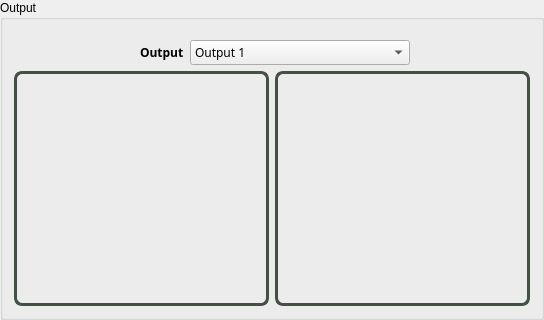
         <widget class="QGroupBox" name="groupBox_output">
          <property name="maximumSize">
           <size>
            <width>16777215</width>
            <height>390</height>
           </size>
          </property>
          <property name="title">
           <string>Output</string>
          </property>
          <layout class="QGridLayout" name="gridLayout_14">
           <property name="topMargin">
            <number>20</number>
           </property>
           <item row="0" column="0">
            <layout class="QGridLayout" name="gridLayout_5" rowstretch="0,0">
             <item row="0" column="0">
              <layout class="QFormLayout" name="formLayout">
               <property name="labelAlignment">
                <set>Qt::AlignCenter</set>
               </property>
               <property name="formAlignment">
                <set>Qt::AlignHCenter|Qt::AlignTop</set>
               </property>
               <item row="0" column="0">
                <widget class="QLabel" name="label_outputs">
                 <property name="font">
                  <font>
                   <family>Segoe UI Variable Text</family>
                   <pointsize>9</pointsize>
                   <weight>75</weight>
                   <italic>false</italic>
                   <bold>true</bold>
                  </font>
                 </property>
                 <property name="styleSheet">
                  <string notr="true">border:none;</string>
                 </property>
                 <property name="text">
                  <string>Output</string>
                 </property>
                </widget>
               </item>
               <item row="0" column="1">
                <widget class="QComboBox" name="comboBox_outputs">
                 <property name="maximumSize">
                  <size>
                   <width>220</width>
                   <height>16777215</height>
                  </size>
                 </property>
                 <property name="font">
                  <font>
                   <family>Yu Gothic Medium</family>
                   <pointsize>9</pointsize>
                  </font>
                 </property>
                 <property name="cursor">
                  <cursorShape>PointingHandCursor</cursorShape>
                 </property>
                 <item>
                  <property name="text">
                   <string>Output 1</string>
                  </property>
                 </item>
                 <item>
                  <property name="text">
                   <string>Output 2</string>
                  </property>
                 </item>
                </widget>
               </item>
              </layout>
             </item>
             <item row="1" column="0">
              <layout class="QHBoxLayout" name="horizontalLayout_5">
               <item>
                <widget class="ImageView" name="label_output1">
                 <property name="minimumSize">
                  <size>
                   <width>255</width>
                   <height>235</height>
                  </size>
                 </property>
                 <property name="maximumSize">
                  <size>
                   <width>16777215</width>
                   <height>350</height>
                  </size>
                 </property>
                 <property name="styleSheet">
                  <string notr="true">border: 3px solid rgb(67, 80, 67);
border-radius: 8px;
background-color: rgba(255, 255, 255, 0);</string>
                 </property>
                 <property name="frameShape">
                  <enum>QFrame::NoFrame</enum>
                 </property>
                 <property name="frameShadow">
                  <enum>QFrame::Plain</enum>
                 </property>
                 <property name="lineWidth">
                  <number>1</number>
                 </property>
                 <property name="text">
                  <string/>
                 </property>
                 <property name="alignment">
                  <set>Qt::AlignCenter</set>
                 </property>
                </widget>
               </item>
               <item>
                <widget class="ImageView" name="label_output2">
                 <property name="minimumSize">
                  <size>
                   <width>255</width>
                   <height>235</height>
                  </size>
                 </property>
                 <property name="maximumSize">
                  <size>
                   <width>16777215</width>
                   <height>300</height>
                  </size>
                 </property>
                 <property name="styleSheet">
                  <string notr="true">border: 3px solid rgb(67, 80, 67);
border-radius: 8px;
background-color: rgba(255, 255, 255, 0);</string>
                 </property>
                 <property name="frameShape">
                  <enum>QFrame::NoFrame</enum>
                 </property>
                 <property name="frameShadow">
                  <enum>QFrame::Plain</enum>
                 </property>
                 <property name="lineWidth">
                  <number>1</number>
                 </property>
                 <property name="text">
                  <string/>
                 </property>
                 <property name="alignment">
                  <set>Qt::AlignCenter</set>
                 </property>
                </widget>
               </item>
              </layout>
             </item>
            </layout>
           </item>
          </layout>
         </widget>
